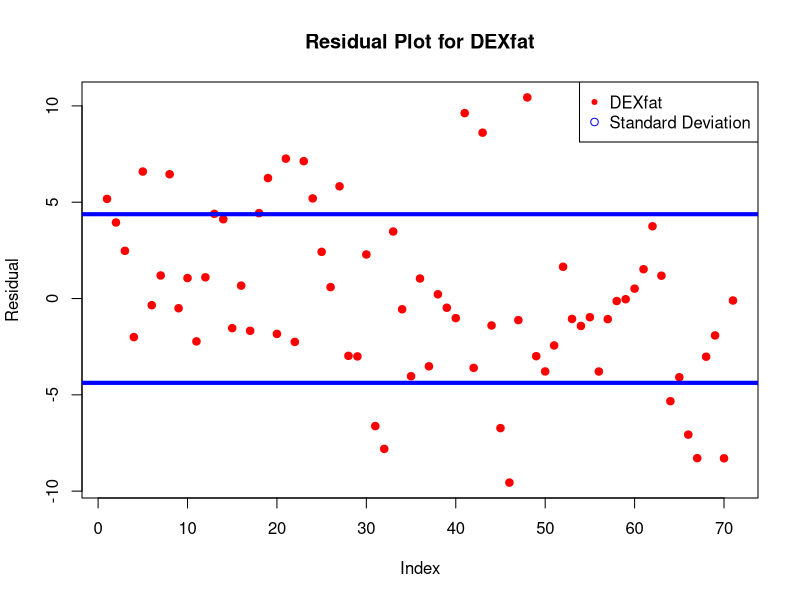

Write R code to recreate this figure.


bodyfatwomen = read.csv("bodyfatwomen.csv") #store dataset from .csv


# create a matrix of the independent variables
X = cbind(1, bodyfatwomen$age, bodyfatwomen$weight, bodyfatwomen$height, bodyfatwomen$adiposity, bodyfatwomen$neck, bodyfatwomen$chest, bodyfatwomen$abdomen, bodyfatwomen$hip, bodyfatwomen$thigh, bodyfatwomen$knee, bodyfatwomen$ankle, bodyfatwomen$biceps, bodyfatwomen$forearm, bodyfatwomen$wrist)

# create a matrix of the dependent variable
y = bodyfatwomen$DEXfat

# compute beta = (X^T*X)^-1*y
beta = solve(t(X) %*% X) %*% t(X) %*% y

# Compute the residuals and plot them
residuals = y - X %*% beta
plot(residuals, main = "Residual Plot for DEXfat", xlab = "Index", ylab = "Residual", col = "red", pch = 20, cex = 1.5, bg = "white")

# plot lines for standard variance
abline(h = sd(residuals), col = "blue", lwd = 4)
abline(h = -sd(residuals), col = "blue", lwd = 4)

# include legends for the lines and the points
legend("topright", legend = c("DEXfat", "Standard Deviation"), col = c("red", "blue"), pch = c(20, 1))

# make points bigger and lines thicker
par(cex = 1, lwd = 2)
